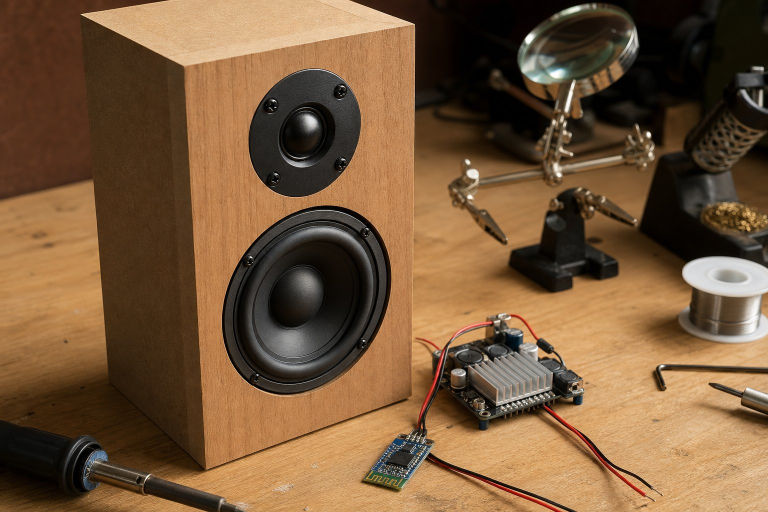
#> input picture blog/altavoz_bluetooth_hero.jpg, 1536 x 1024 px (shown at 1/2 size)
$ python -i make_thumbs.py   (imports and definitions only)
#> lines starting #> are read from the running program, lines starting #| are printed output that depends on the picture
#> further down, picture is the input picture: PIL image 1536x1024 RGB; mean R, G, B 118.8, 88.4, 58.7
# -*- coding: utf-8 -*-
"""Genera blog/thumbs/<slug>.webp (480x270) desde la imagen de portada de cada artículo.
Uso: python3 tools/make_thumbs.py [--force]"""
import os, re, sys, glob, io
from PIL import Image

ROOT = os.path.dirname(os.path.dirname(os.path.abspath(__file__)))
OUT = os.path.join(ROOT, 'blog', 'thumbs')
TW, TH = 480, 270


def hero_src(path):
    h = open(path, encoding='utf-8').read()
    src = re.search(r'<img[^>]*src="([^"]+)"', h).group(1).split('?')[0]
    return os.path.join(ROOT, 'blog', src) if not src.startswith('/') else os.path.join(ROOT, src.lstrip('/'))


def cover(im):
    im = im.convert('RGB')
    r = max(TW / im.width, TH / im.height)
#> r = 0.312
    im = im.resize((round(im.width * r), round(im.height * r)), Image.LANCZOS)
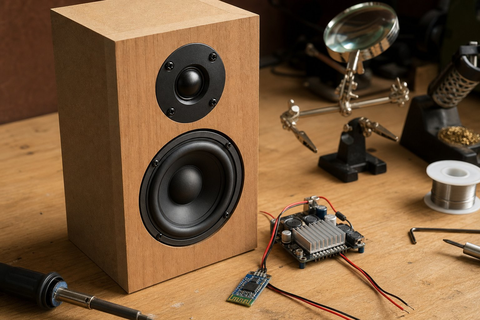
#> im: PIL image 480x320 RGB; mean R, G, B 118.8, 88.4, 58.7
    x, y = (im.width - TW) // 2, (im.height - TH) // 2
#> x = 0; y = 25
    return im.crop((x, y, x + TW, y + TH))
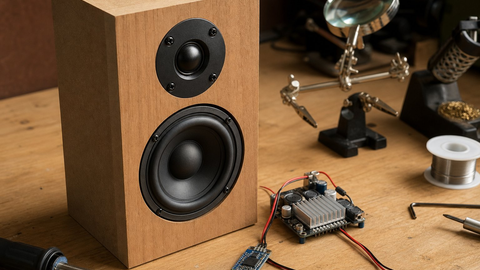
#> returned value: PIL image 480x270 RGB; mean R, G, B 115.9, 85.8, 56.6


def main(force=False):
    os.makedirs(OUT, exist_ok=True)
    todo, svgs = [], []
    for f in sorted(glob.glob(os.path.join(ROOT, 'blog', '*.html'))):
        slug = os.path.basename(f)[:-5]
        if slug == 'index':
            continue
        dst = os.path.join(OUT, slug + '.webp')
        src = hero_src(f)
        if not force and os.path.exists(dst) and os.path.getmtime(dst) >= os.path.getmtime(src):
            continue
        (svgs if src.endswith('.svg') else todo).append((src, dst))
    for src, dst in todo:
        cover(Image.open(src)).save(dst, 'WEBP', quality=74, method=6)
    if svgs:
        from playwright.sync_api import sync_playwright
        with sync_playwright() as p:
            b = p.chromium.launch()
            pg = b.new_page(viewport={'width': 1600, 'height': 900})
            for src, dst in svgs:
                head = open(src, encoding='utf-8').read(600)
                w = re.search(r'width="(\d+)', head); hh = re.search(r'height="(\d+)', head)
                pg.set_viewport_size({'width': int(w.group(1)) if w else 1600, 'height': int(hh.group(1)) if hh else 800})
                pg.goto('file://' + src)
                pg.wait_for_timeout(50)
                png = pg.screenshot(full_page=False)
                cover(Image.open(io.BytesIO(png))).save(dst, 'WEBP', quality=74, method=6)
            b.close()
    print(f'thumbs: {len(todo)} raster + {len(svgs)} svg generadas en {OUT}')


# [2 lines not run here, left out]

>>> from PIL import Image
>>> picture = Image.open('../blog/altavoz_bluetooth_hero.jpg')
>>> result = cover(picture)

$ run again, on blog/battery_repair_hero.jpg
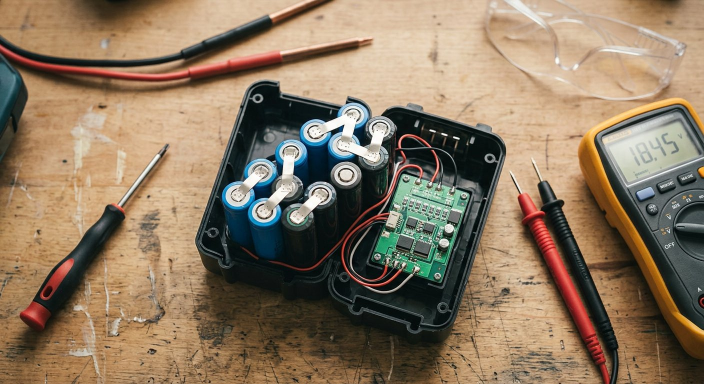
#> input picture blog/battery_repair_hero.jpg, 1408 x 768 px (shown at 1/2 size)
#> picture is the input picture: PIL image 1408x768 RGB; mean R, G, B 139.6, 120, 96.9
#> in cover, `im = im.resize((round(im.width * r), round(im.height * r)), Image.LANC..`:
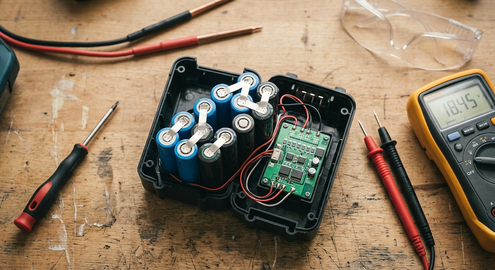
#> im: PIL image 495x270 RGB; mean R, G, B 139.6, 120, 96.9
#> in cover, `return im.crop((x, y, x + TW, y + TH))`:
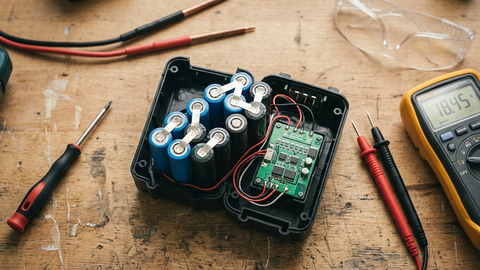
#> returned value: PIL image 480x270 RGB; mean R, G, B 140.4, 120.6, 97.5
